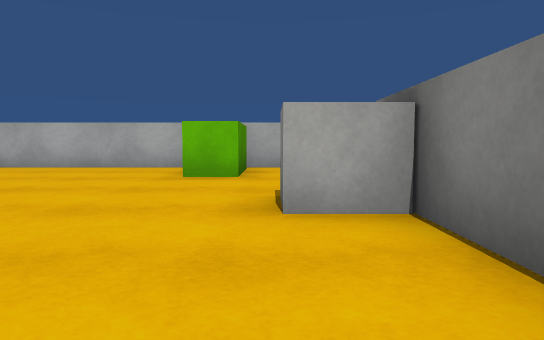
View 1 (above)

13 first-person views from a walk through a Unity game level. The camera is 0.55 m above the floor, tilts 4° down and sees 70° across. The floor is counted in squares, 1 m on a side. Each view is taken from the middle of a square. On the plan, view 1 faces up. The plan holds only what a view shows up to about 10 squares ahead; the rest is blank. The place goes on beyond the plan. The player is left out. Surface patterns are stand-ins for the level's own textures.

View 2
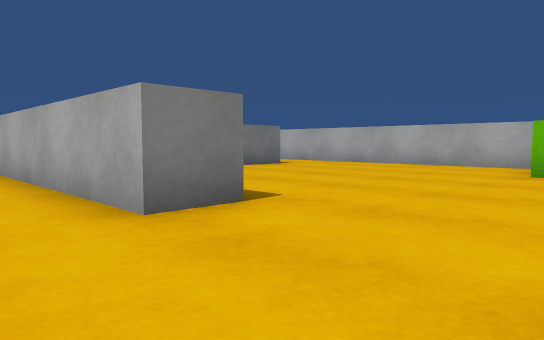

View 3
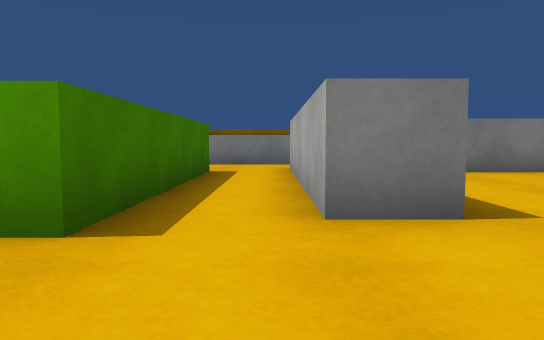

View 4
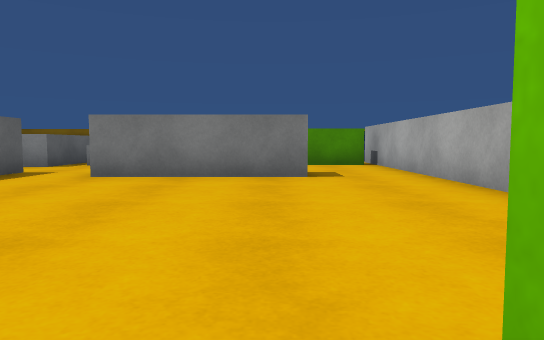

View 5
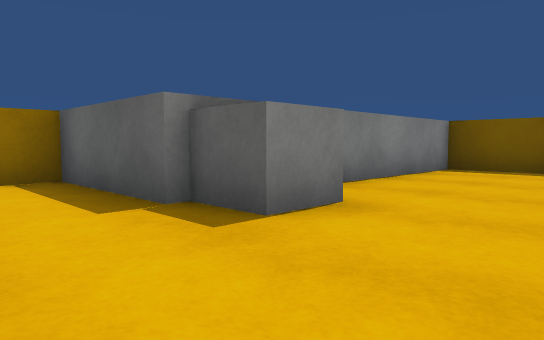

View 6
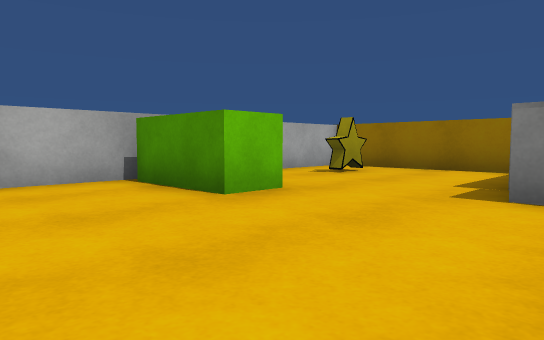

View 7
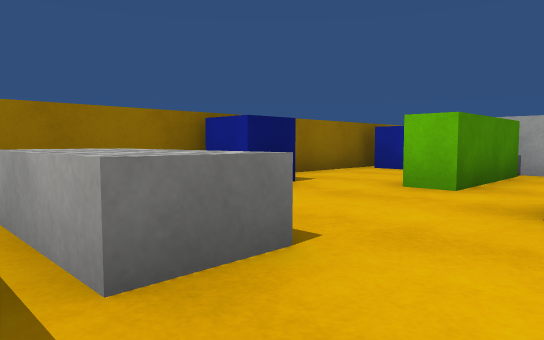

View 8
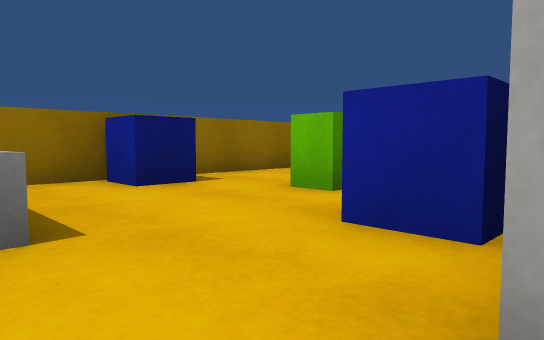

View 9
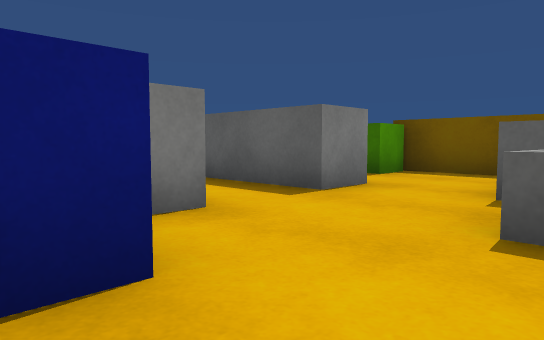

View 10
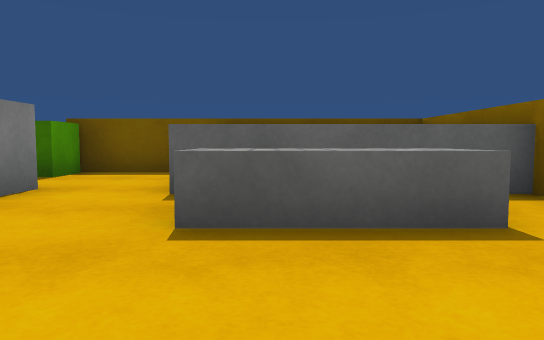

View 11
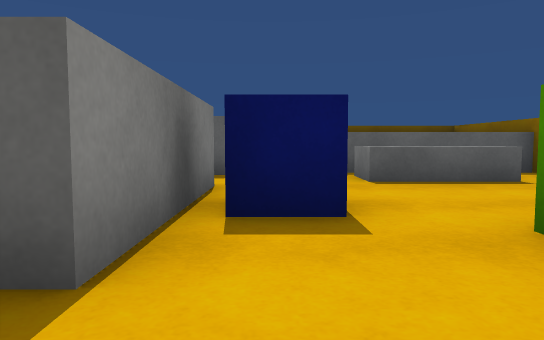

View 12
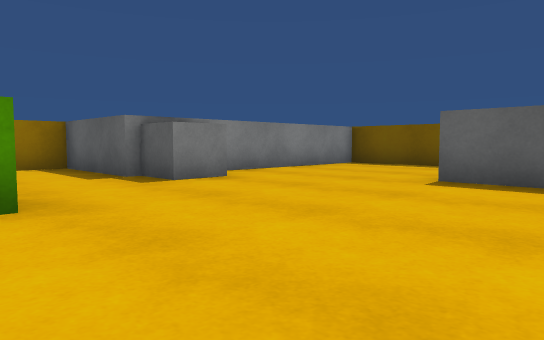

View 13
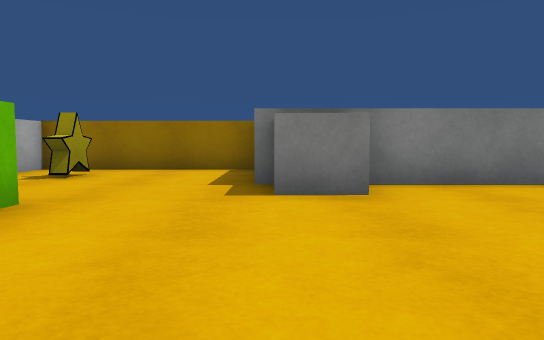

### Floor plan
Key: @ floor where view 1 was taken; # wall or solid block; . floor; ^ raised ledge; B green block; C cube; L block; S star; U blue cube.
Columns run from 14 left of view 1 to 4 right of it. Each row starts with its distance up from view 1.
  9 #U ################
  8 #..#.........B....#
  7 #..#.........B..S.#
  6 #..#..#...........#
  5 #U...U#...........#
  4 #U...U#.......C####
  3 #.............CC
  2 #.LL...........#
  1 #^^^^.######...#
  0 #   ^.........@#
 -1 #   ^..#####...#
 -2     ^..#   ##..#
 -3      ###    ####

Positions as (right, up) in squares from view 1, and headings:
1: (0, 0), facing up
2: (0, -1), facing up-left
3: (0, 0), facing left
4: (-1, 6), facing left
5: (-2, 6), facing down-right
6: (-4, 3), facing up-right
7: (-9, 1), facing up-left
8: (-8, 2), facing up-left
9: (-11, 5), facing down-right
10: (-11, 5), facing down
11: (-9, 8), facing down
12: (-5, 7), facing down-right
13: (-4, 4), facing right
